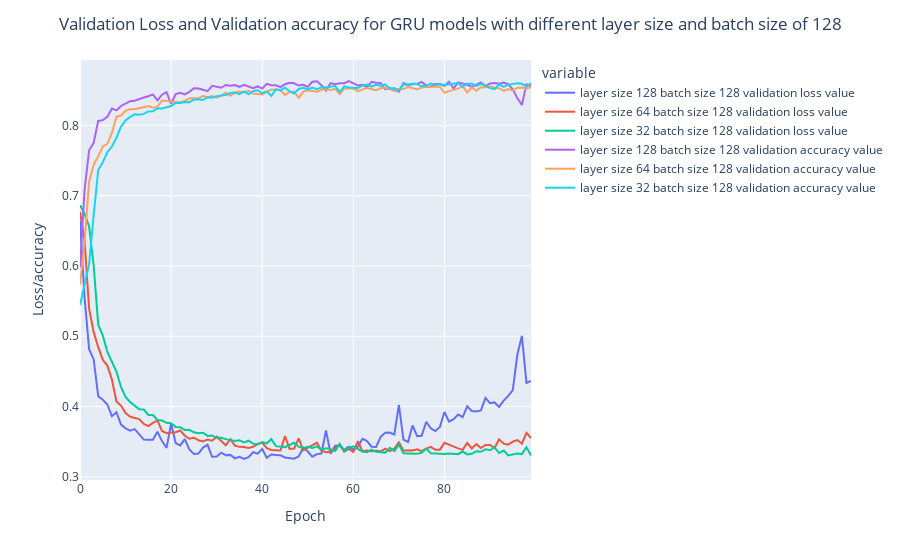

Source (notebook cell):
### Markdown cell above
As visible in the above graph while training loss tends to decrease validation loss start increasing gradually after epoch 20 which leads us to consider this an overfitting example.

For a final evaluation we will plot the best model of each layer size based on their validation loss.

### Code cell
import plotly.express as px
fig = px.line(x=range(0, len(history_128_GRU_128['val_loss'])), y=[history_128_GRU_128['val_loss'], history_64_GRU_128['val_loss'], history_32_GRU_128['val_loss'], history_128_GRU_128['val_accuracy'], history_64_GRU_128['val_accuracy'], history_32_GRU_128['val_accuracy']])
fig.data[0].name = "layer size 128 batch size 128 validation loss value"
fig.data[1].name = "layer size 64 batch size 128 validation loss value"
fig.data[2].name = "layer size 32 batch size 128 validation loss value"
fig.data[3].name = "layer size 128 batch size 128 validation accuracy value"
fig.data[4].name = "layer size 64 batch size 128 validation accuracy value"
fig.data[5].name = "layer size 32 batch size 128 validation accuracy value"
fig.layout.title.text = "Validation Loss and Validation accuracy for GRU models with different layer size and batch size of 128"
fig.layout.title.x = .5
fig.layout.yaxis.title.text = "Loss/accuracy"
fig.layout.xaxis.title.text = "Epoch"
fig.show()
